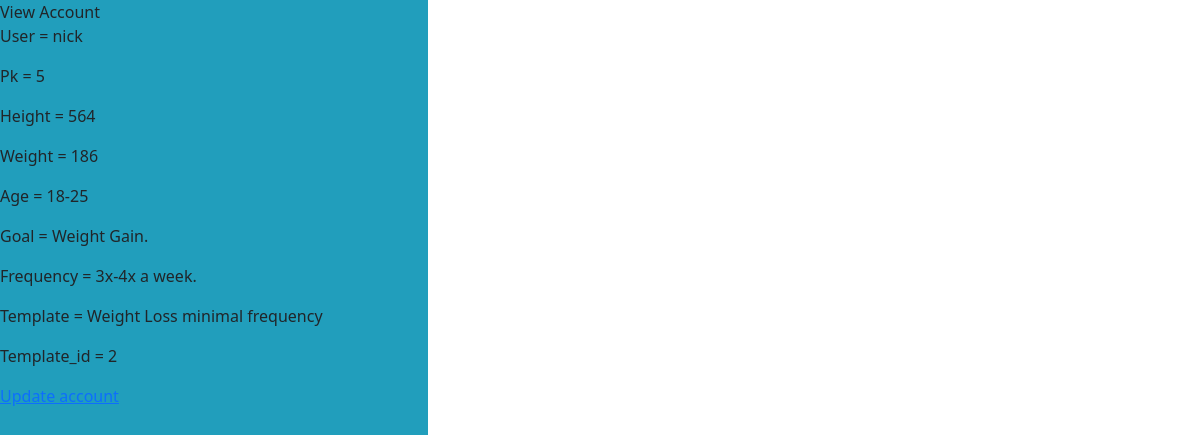
Before: /account/ (signed in) with the older database file.
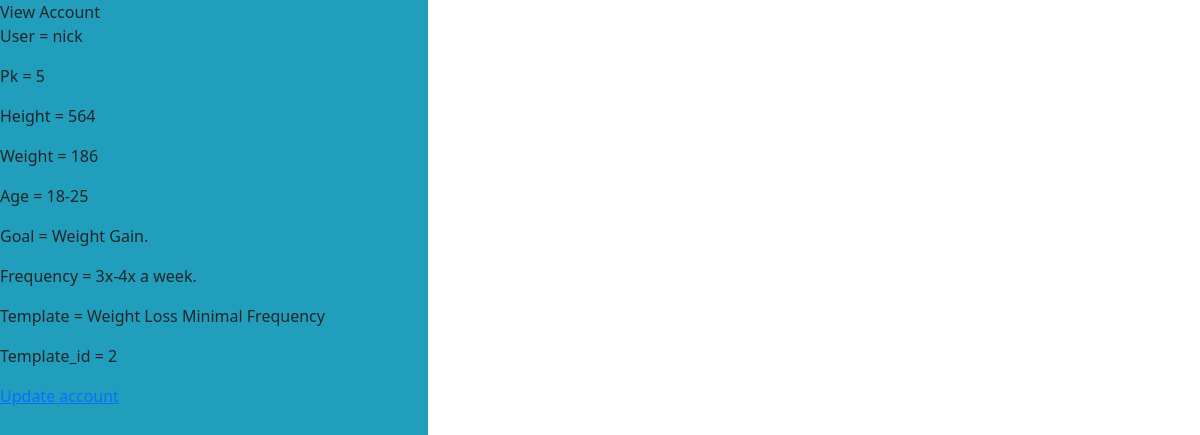
After: the same page with the newer database file.
### users/models.py (models this page shows, shortened)
class FitnessUser(AbstractUser):
    first_name = models.CharField(max_length=30)
    last_name = models.CharField(max_length=30)
    email = models.EmailField(max_length=60)
    age_category = models.ForeignKey(
        AgeGroup,
        on_delete=models.CASCADE,
        blank=True,
        null=True
    )
    goal = models.IntegerField(default=1 ,choices=Purpose.choices)
    weight = models.CharField(max_length=30)
    height = models.CharField(max_length=30)
    gender = models.ForeignKey(
        Gender,
        on_delete=models.CASCADE,
        blank=True,
        null=True
    )
    exercise_frequency = models.IntegerField(default=1 ,choices=Frequency.choices)
    template_id = models.ForeignKey(
        Workout_template,
        default=1,
        on_delete=models.CASCADE,
        blank=True,
        null=True
        )
    completed_workouts = models.ManyToManyField(SingleWorkout)

class AgeGroup(models.Model):
    name = models.CharField(max_length=128)
    def __str__(self):
        return self.name

### workout/models.py (models this page shows, shortened)
class Workout_template(models.Model):
    name = models.CharField(max_length=128, default='test template')
    description = models.TextField(default='Test Description')
    goal = models.IntegerField(default=2, choices=Purpose.choices)
    frequency = models.IntegerField(default=1, choices=Frequency.choices)
    weeks = models.ManyToManyField(Week)
    completed_status = models.BooleanField(default=False)
    def __str__(self):
        return self.name

### users/views.py (the view)
# urls.py: path('account/', AccountTemplateView.as_view(), name='account'),
class AccountTemplateView(LoginRequiredMixin, TemplateView):
    model = FitnessUser
    template_name = "users/view_account.html"
    def get_context_data(self, **kwargs):
        user = FitnessUser.objects.get(username=self.request.user)
        return super().get_context_data(**kwargs)

### templates/users/view_account.html (shortened to what this page needs)
{% extends 'base.html' %}
{% block content %}
View Account
{% if request.user.is_authenticated %}
    <p>User = {{ request.user }}</p>
    <p>Pk = {{ request.user.pk }}</p>
    <p>Height = {{ request.user.height }}</p>
    <p>Weight = {{ request.user.weight }}</p>
    <p>Age = {{ request.user.age_category }}</p>
    <p>Goal = {{ request.user.get_goal_display }}</p>
    <p>Frequency = {{ request.user.get_exercise_frequency_display }}</p>
    <p>Template = {{ request.user.template_id }}</p>
    <p>Template_id = {{ request.user.template_id.id }}</p>
    <a href="update/{{request.user.pk}}/">Update account</a>
{% endif %}
{% endblock content %}

Changed rows visible on the page:
changed through a linked row, FitnessUser "nick": user.template_id "Weight Loss minimal frequency" → "Weight Loss Minimal Frequency"
